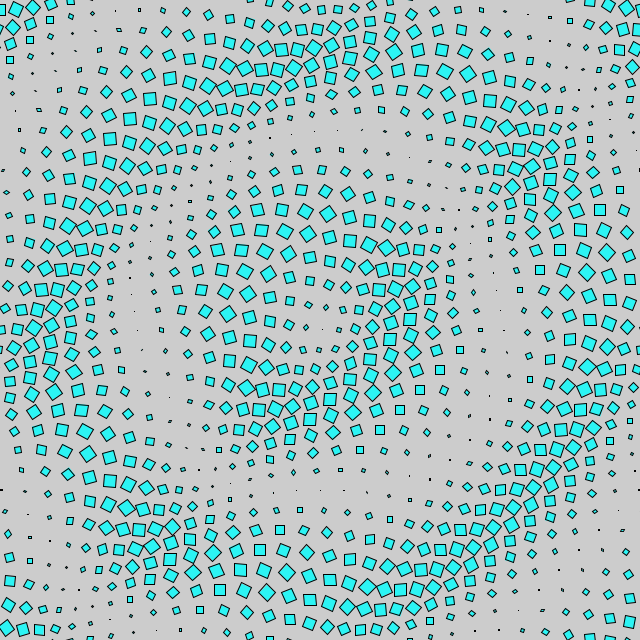
Frame 1 (no input)
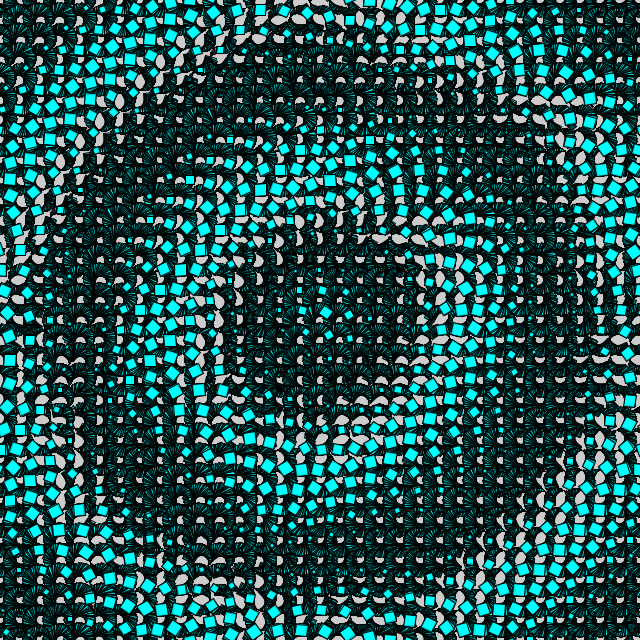
Frame 60 (the mouse pressed at the canvas centre just before this capture)
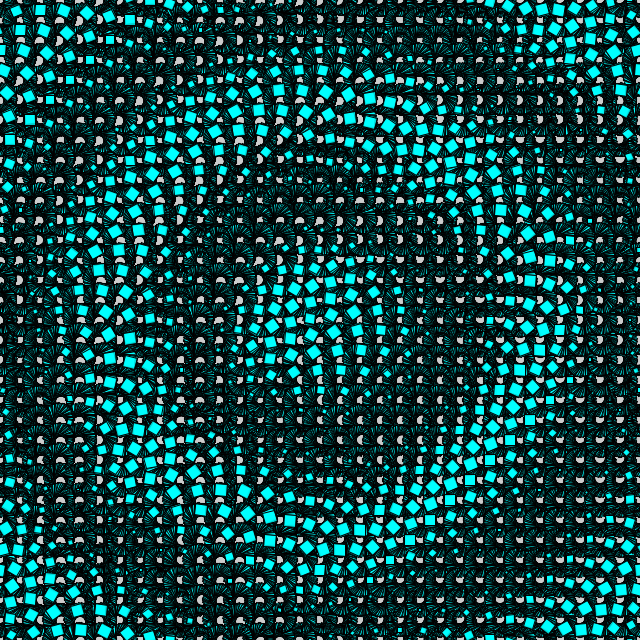
Frame 120 (the mouse held since frame 60 and released just before this capture)

The Processing sketch that drew these frames (run headless with seeded random() and noise(); from frame 60 on, the mouse is pressed at the canvas centre):

// Processing sketch: day059
// ── day059.pde
float t, f, g;
void setup() {
  size(640, 640);
  fill(#00FFFF, 200);
  rectMode(3);
}
void draw() {
  clear();
  for (f=0; f<660; f+=20)
    for (g=0; g<660; g+=20) {
      push();
      translate(g, f);
      rotate((f+g)/3+t);
      square(0, 10, sin(PI/180*dist(g, f, 320, 320)+t/2)*12);
      pop();
    }
  t+=PI/45;
}
